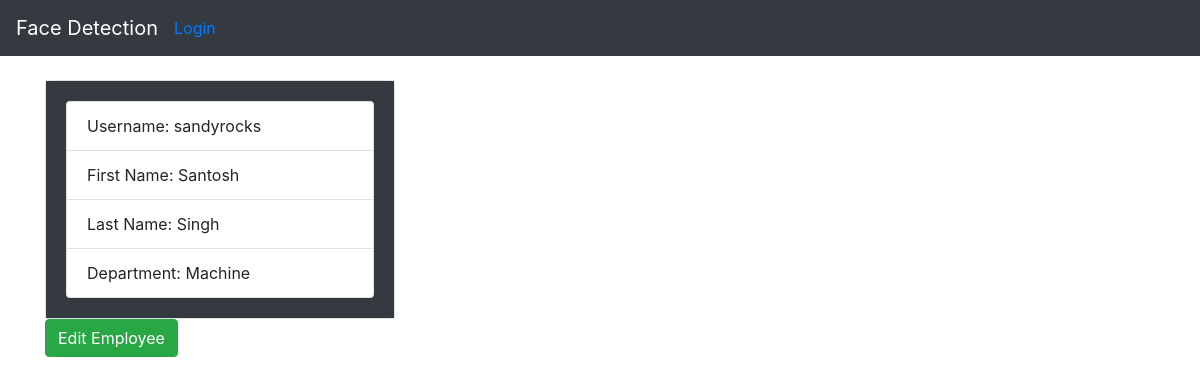
The page /employees/show/1 on the database its author committed.
### employees/models.py (models this page shows)
class Employee(models.Model):
    first_name = models.CharField(max_length=50)
    last_name = models.CharField(max_length=50)
    department = models.CharField(max_length=50)
    username = models.CharField(max_length=15, unique=True, null=True)

### employees/views.py (the view)
# urls.py: path('show/<int:id>', views.show_employee, name='show_employee'),
def show_employee(request, id=None):
    if id is not None:
        employee = Employee.objects.get(id=id)
        images = get_images(employee)
        return render(request, 'employees/show.html', {'employee':employee, 'images': images})

### employees/views.py (called while the page is built)
def get_images(employee):
    path= f"uploads/{employee.username}/"
    image_list = [f for f in glob.glob(path + "**/*", recursive=True)]
    images = []
    for file in image_list:
        _, folder, filename = file.split("/")
        images.append(f"{folder}/{filename}")
    return images

### employees/templates/employees/show.html (shortened to what this page needs)
{% extends 'base.html' %}
{% block content %}
    <div class="container">
        <div class="row">
            <div class="col-md-4">
                <div class="card">
                    <div class="card-body bg-dark">
                        <ul class="list-group">
                            <li class="list-group-item">Username: {{ employee.username }}<br>
                            <li class="list-group-item">First Name: {{ employee.first_name }}<br>
                            <li class="list-group-item">Last Name: {{ employee.last_name }}<br>
                            <li class="list-group-item">Department: {{ employee.department }}
                        </ul>
                    </div>
                </div>
            </div>
            <div class="col-md-8">
            </div>
        </div>
        <a class="btn btn-success" href="{%url 'employees:edit_employee' employee.id %}">Edit Employee</a>
    </div>
{% endblock content %}

### rows shown on the page
Employee: username "sandyrocks", first_name "Santosh", last_name "Singh", department "Machine"
